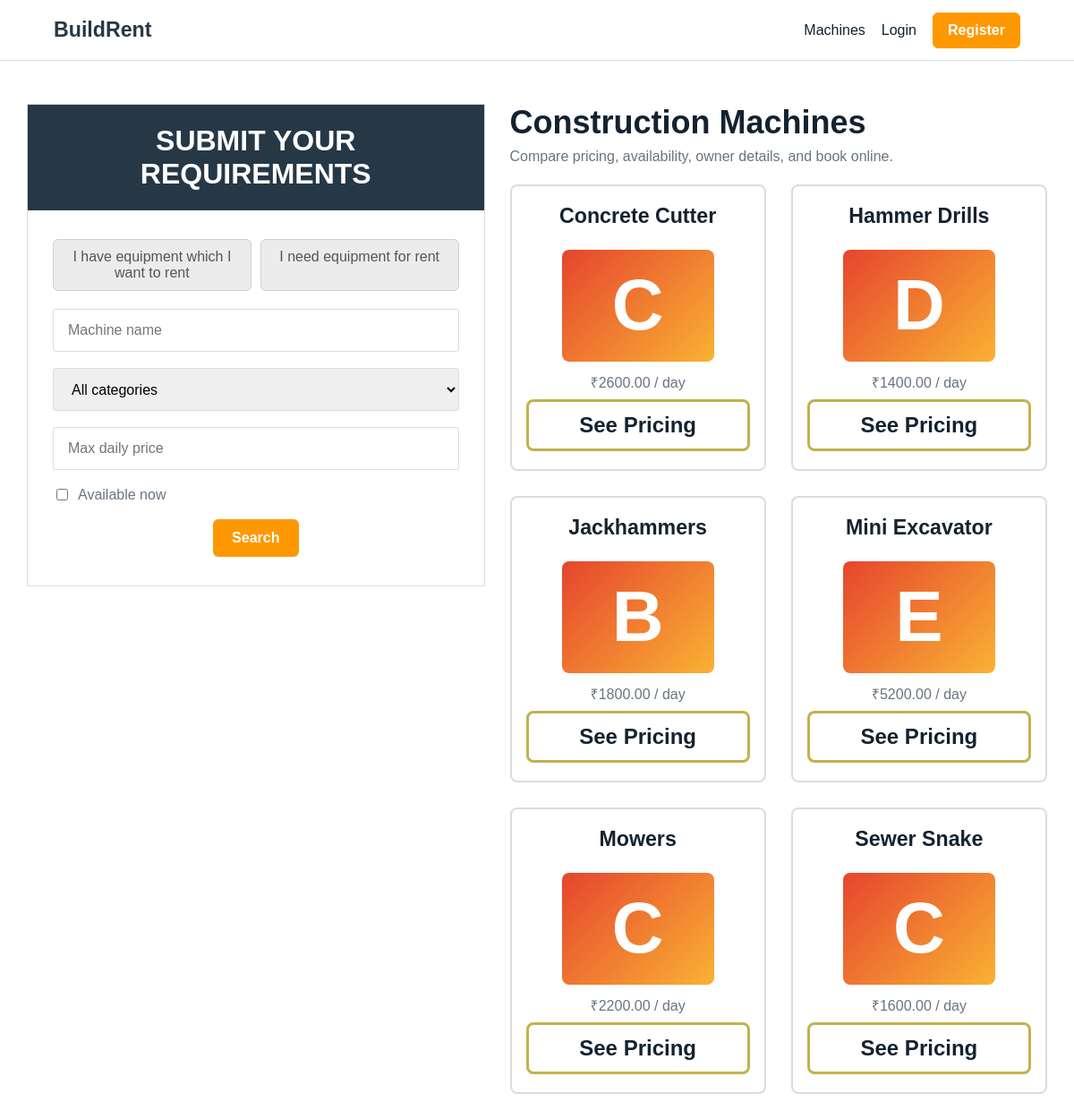
The page / on the database its author committed.
### rentals/models.py (models this page shows, shortened)
class Machine(models.Model):
    STATUS_AVAILABLE = "available"
    STATUS_UNAVAILABLE = "unavailable"
    STATUS_MAINTENANCE = "maintenance"
    STATUS_CHOICES = (
        (STATUS_AVAILABLE, "Available"),
        (STATUS_UNAVAILABLE, "Unavailable"),
        (STATUS_MAINTENANCE, "Under Maintenance"),
    )
    owner = models.ForeignKey(settings.AUTH_USER_MODEL, on_delete=models.CASCADE, related_name="machines")
    category = models.ForeignKey(Category, on_delete=models.PROTECT, related_name="machines")
    name = models.CharField(max_length=120)
    description = models.TextField()
    specifications = models.TextField(blank=True)
    image = models.ImageField(upload_to="machines/", blank=True)
    hourly_rate = models.DecimalField(max_digits=10, decimal_places=2, default=Decimal("0.00"))
    daily_rate = models.DecimalField(max_digits=10, decimal_places=2)
    weekly_rate = models.DecimalField(max_digits=10, decimal_places=2, default=Decimal("0.00"))
    availability_status = models.CharField(max_length=20, choices=STATUS_CHOICES, default=STATUS_AVAILABLE)
    approved = models.BooleanField(default=False)
    created_at = models.DateTimeField(auto_now_add=True)
    class Meta:
        ordering = ["name"]

class Category(models.Model):
    name = models.CharField(max_length=80, unique=True)
    description = models.TextField(blank=True)
    class Meta:
        ordering = ["name"]
        verbose_name_plural = "Categories"

### rentals/views.py (the view)
# urls.py: 2. Add a URL to urlpatterns:  path('', views.home, name='home')
def home(request):
    machines = Machine.objects.filter(approved=True)
    categories = Category.objects.all()
    query = request.GET.get("q", "")
    category = request.GET.get("category", "")
    max_price = request.GET.get("max_price", "")
    available = request.GET.get("available", "")
    if query:
        machines = machines.filter(Q(name__icontains=query) | Q(description__icontains=query))
    if category:
        machines = machines.filter(category_id=category)
    if max_price:
        machines = machines.filter(daily_rate__lte=max_price)
    if available:
        machines = machines.filter(availability_status=Machine.STATUS_AVAILABLE)
    return render(
        request,
        "rentals/home.html",
        {
            "machines": machines,
            "categories": categories,
            "query": query,
            "selected_category": category,
            "max_price": max_price,
            "available": available,
        },
    )

### templates/rentals/home.html (shortened to what this page needs)
{% extends "rentals/base.html" %}
{% block content %}
<section class="home-grid">
  <aside class="requirements-panel">
    <h1>Submit Your Requirements</h1>
    <div class="mode-row">
      <a href="{% url 'machine_create' %}">I have equipment which I want to rent</a>
      <a href="#machines">I need equipment for rent</a>
    </div>
    <form class="lead-form" method="get" action="{% url 'home' %}">
      <input name="q" value="{{ query }}" placeholder="Machine name">
      <select name="category">
        <option value="">All categories</option>
      </select>
      <input name="max_price" value="{{ max_price }}" type="number" min="0" placeholder="Max daily price">
      <label class="checkline">
        <input type="checkbox" name="available" value="1" {% if available %}checked{% endif %}>
        Available now
      </label>
      <button type="submit">Search</button>
    </form>
  </aside>
  <section class="machine-section" id="machines">
    <div class="section-head">
      <h2>Construction Machines</h2>
      <p>Compare pricing, availability, owner details, and book online.</p>
    </div>
    <div class="machine-grid">
      {% for machine in machines %}
        <article class="machine-card">
          <h3>{{ machine.name }}</h3>
          <a class="machine-art" href="{% url 'machine_detail' machine.pk %}">
            {% if machine.image %}
              <img src="{{ machine.image.url }}" alt="{{ machine.name }}">
            {% else %}
              <span>{{ machine.category.name|slice:":1" }}</span>
            {% endif %}
          </a>
          <p class="rate">₹{{ machine.daily_rate }} / day</p>
          <a class="pricing" href="{% url 'machine_detail' machine.pk %}">See Pricing</a>
        </article>
      {% empty %}
        <p class="empty">No machines match your search.</p>
      {% endfor %}
    </div>
  </section>
</section>
{% endblock %}

### templates/rentals/base.html (shortened to what this page needs)
{% load static %}
<!doctype html>
<html lang="en">
<head>
  <link rel="stylesheet" href="{% static 'rentals/styles.css' %}">
</head>
<body>
  <header class="topbar">
    <a class="brand" href="{% url 'home' %}">BuildRent</a>
    <nav>
      <a href="{% url 'home' %}">Machines</a>
      {% if user.is_authenticated %}
        <a href="{% url 'dashboard' %}">Dashboard</a>
        <a href="{% url 'reports' %}">Reports</a>
        <a href="{% url 'profile' %}">Profile</a>
        <form action="{% url 'logout' %}" method="post" class="logout-form">
          {% csrf_token %}
          <button type="submit">Logout</button>
        </form>
      {% else %}
        <a href="{% url 'login' %}">Login</a>
        <a class="nav-button" href="{% url 'register' %}">Register</a>
      {% endif %}
    </nav>
  </header>
  <main>
    {% block content %}{% endblock %}
  </main>
</body>
</html>

### static/rentals/styles.css (style rules this page uses)
:root { --ink: #142230; --panel: #263746; --gold: #c1b24d; --line: #d9dde2; --muted: #687481; --soft: #f5f6f8; --accent: #ff9800; --ok: #237b4b; }
* { box-sizing: border-box; }
body { margin: 0; color: var(--ink); background: #fff; font-family: Arial, Helvetica, sans-serif; }
a { color: inherit; text-decoration: none; }
.topbar { align-items: center; border-bottom: 1px solid var(--line); display: flex; justify-content: space-between; min-height: 68px; padding: 0 5vw; }
.brand { color: var(--panel); font-size: 1.45rem; font-weight: 800; }
.topbar nav { align-items: center; display: flex; flex-wrap: wrap; gap: 18px; }
.nav-button, .topbar button, .primary, .secondary { border: 1px solid var(--line); border-radius: 6px; cursor: pointer; display: inline-flex; font: inherit; min-height: 40px; padding: 10px 16px; }
.topbar button, .nav-button, .primary { background: var(--accent); border-color: var(--accent); color: #fff; font-weight: 700; }
.home-grid { display: grid; gap: 28px; grid-template-columns: minmax(320px, 0.92fr) minmax(420px, 1.08fr); margin: 48px auto; max-width: 1180px; padding: 0 20px; }
.requirements-panel { align-self: start; border: 1px solid var(--line); }
.requirements-panel h1 { background: var(--panel); color: #fff; font-size: clamp(1.35rem, 3vw, 2rem); margin: 0; padding: 22px; text-align: center; text-transform: uppercase; }
.mode-row { display: grid; gap: 10px; grid-template-columns: 1fr 1fr; padding: 32px 28px 10px; }
.mode-row a { background: #ececec; border: 1px solid #d0d0d0; border-radius: 6px; color: #555; min-height: 58px; padding: 10px; text-align: center; }
.lead-form { display: grid; gap: 18px; padding: 10px 28px 32px; }
input, select, textarea { border: 1px solid var(--line); border-radius: 3px; font: inherit; min-height: 48px; padding: 12px 16px; width: 100%; }
button { border: 0; }
.lead-form button, .form-card button { background: var(--accent); border-radius: 6px; color: #fff; cursor: pointer; font-size: 1rem; font-weight: 700; justify-self: center; min-width: 96px; padding: 12px 20px; }
.checkline { align-items: center; color: var(--muted); display: flex; gap: 8px; }
.checkline input { min-height: auto; width: auto; }
.machine-section { min-width: 0; }
.section-head h1, .section-head h2 { font-size: clamp(1.55rem, 3vw, 2.4rem); margin: 0 0 8px; }
.section-head p { color: var(--muted); margin: 0 0 22px; }
.machine-grid { display: grid; gap: 28px; grid-template-columns: repeat(2, minmax(180px, 1fr)); }
.machine-card { border: 2px solid var(--line); border-radius: 8px; display: grid; grid-template-rows: auto 1fr auto auto; min-height: 310px; padding: 20px 16px; }
.machine-card h3 { font-size: 1.45rem; margin: 0; min-height: 38px; text-align: center; }
.machine-art { align-items: center; display: flex; justify-content: center; min-height: 150px; }
.machine-art span, .detail-media span { align-items: center; background: linear-gradient(135deg, #e6452e, #f9b233); border-radius: 8px; color: #fff; display: flex; font-size: 5rem; font-weight: 900; height: 125px; justify-content: center; width: 170px; }
.rate { color: var(--muted); margin: 0 0 8px; text-align: center; }
.pricing { border: 3px solid var(--gold); border-radius: 8px; font-size: 1.5rem; font-weight: 700; justify-self: stretch; padding: 12px; text-align: center; }

### rows shown on the page
Machine: name "Concrete Cutter", category.name "C", daily_rate "2600.00"
Machine: name "Hammer Drills", category.name "D", daily_rate "1400.00"
Machine: name "Jackhammers", category.name "B", daily_rate "1800.00"
Machine: name "Mini Excavator", category.name "E", daily_rate "5200.00"
Machine: name "Mowers", category.name "C", daily_rate "2200.00"
Machine: name "Sewer Snake", category.name "C", daily_rate "1600.00"
